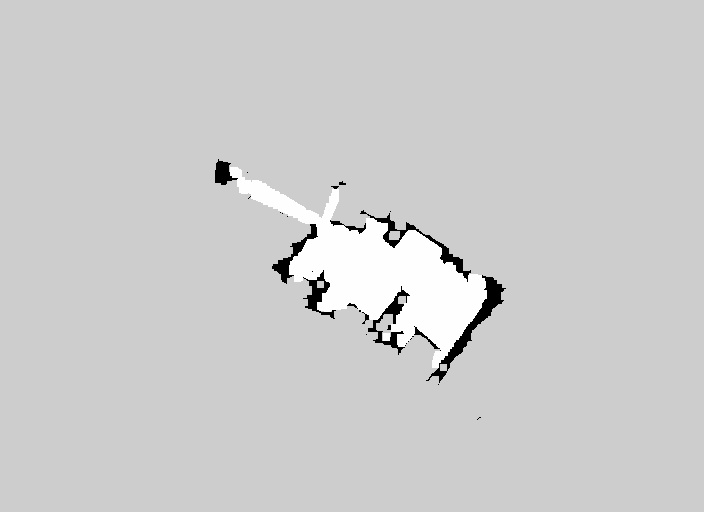
//> input picture occ.jpg, 704 x 512 px
$ ./check ../occ.jpg ../x.jpg   (built with g++ and OpenCV 4)
//> lines starting //> are read from the running program, lines starting //| are printed output that depends on the picture
#include "cv.h"
#include "highgui.h"
#include "markov.cpp"


using namespace cv;
using namespace std;


int main(int argc, char *argv[]){

Mat image  = imread(argv[1],0);
//> image is the input picture: 512 rows x 704 cols, CV_8UC1; min 0, max 255, mean 204.7
Mat mask = imread(argv[2],0);
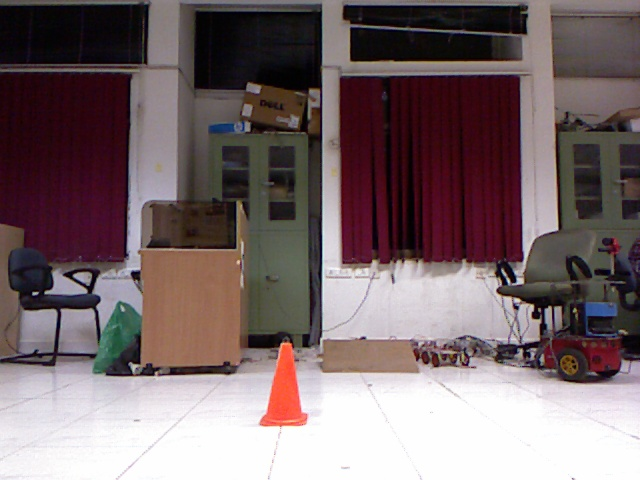
//> input picture x.jpg, 640 x 480 px
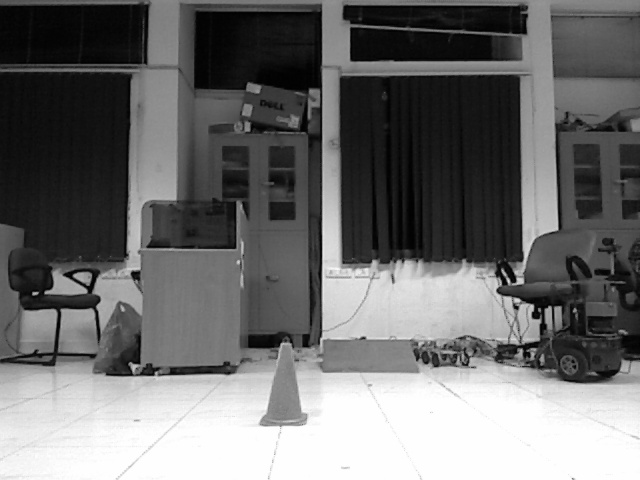
//> mask: 480 rows x 640 cols, CV_8UC1; min 0, max 255, mean 110.2

MarkovRandomField mrf;
//> (the run ends here: the program needs code that is not available in this run, at `mrf.Mrf(image, mask);`)
